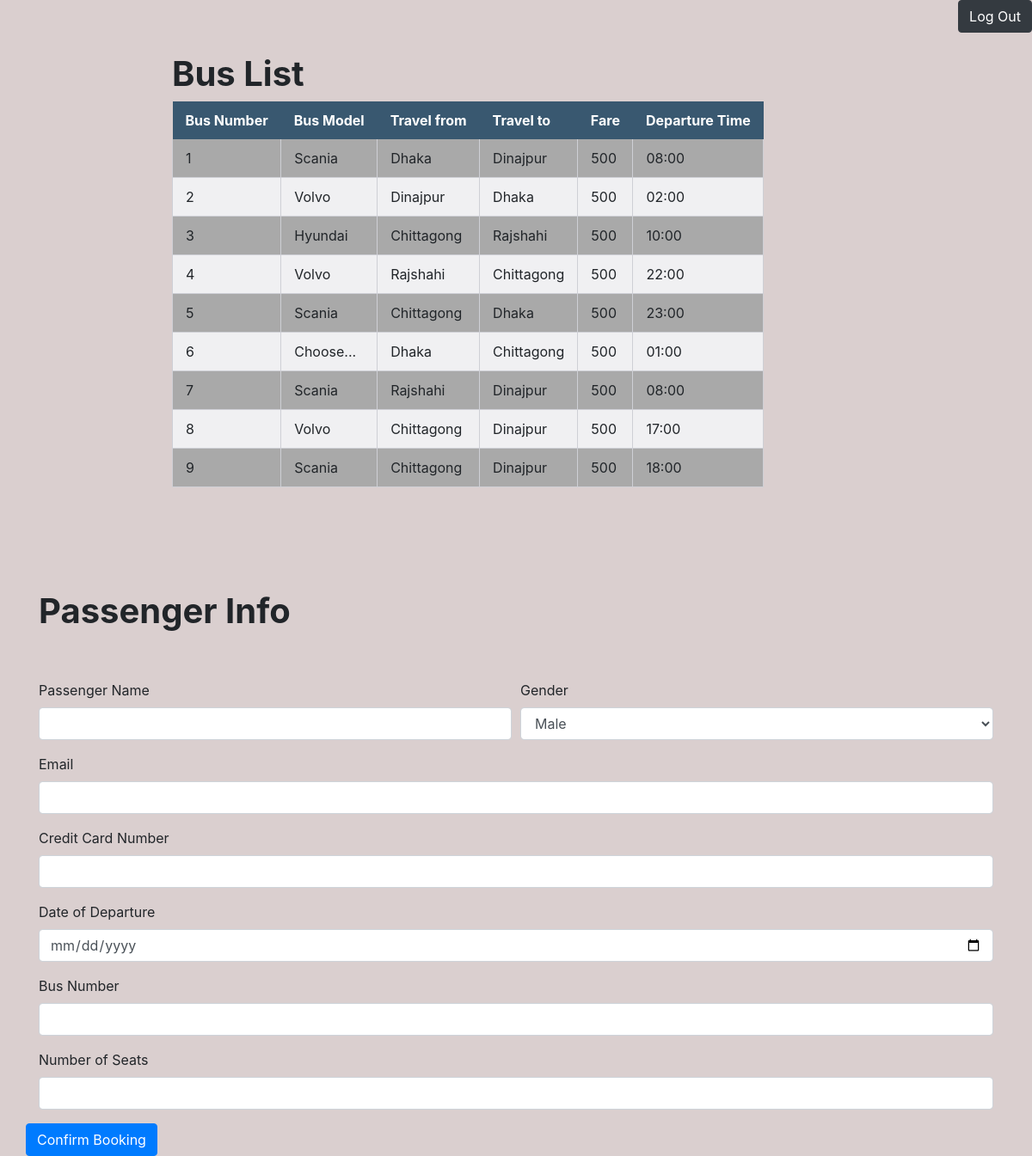
The page /form.php on the database its author committed.
### tables this page shows
CREATE TABLE `bus` (
  `busnumber` int(50) NOT NULL,
  `model` varchar(50) NOT NULL,
  `from` varchar(50) NOT NULL,
  `to` varchar(50) NOT NULL,
  `fare` int(50) NOT NULL,
  `time` varchar(50) NOT NULL
);

### form.php (the view, shortened to what this page needs)
<?php
$conn = mysqli_connect('localhost', 'root', '', 'project');
$sql2 = "SELECT * FROM bus";
$result2= mysqli_query($conn,$sql2);
?>
<!DOCTYPE html>
<html lang="en">
<head>
	<link rel = "stylesheet" href = "s.css">
    <link rel="stylesheet" href="https://stackpath.bootstrapcdn.com/bootstrap/4.5.2/css/bootstrap.min.css">
</head>
<body>
	<div align="right">
    	<a class="btn btn-dark" href="index.php">Log Out</a>
    </div>
	<table id="g">
		<h1 class="i"><strong>Bus List</strong></h1>
		<thead>
			<th>Bus Number</th>
			<th>Bus Model</th>
			<th>Travel from</th>
			<th>Travel to</th>
			<th>Fare</th>
			<th>Departure Time</th>
		</thead>
		<tbody>
			<?php while($row = mysqli_fetch_assoc($result2)){ ?>
				<tr>
					<td><?php echo $row['busnumber']?></td>
					<td><?php echo $row['model']?></td>
					<td><?php echo $row['from']?></td>
					<td><?php echo $row['to']?></td>
					<td><?php echo $row['fare']?></td>
					<td><?php echo $row['time']?></td>
				</tr>
			<?php } ?>
		</tbody>
	</table>
    <div class="container">
    	<h1><strong>Passenger Info</strong></h1>
    	<div class="row">
    		<div class="col-md-12">
				<form action="store.php" method="POST">
				  <div class="form-row">
				    <div class="form-group col-md-6">
				      <label for="name">Passenger Name</label>
				      <input type="text" class="form-control" id="name" name="name" required>
				    </div>
				    <div class="form-group  col-md-6">
				      <label for="gender">Gender</label>
				      <select type="text" class="form-control" id="gender" name="gender">
				      	<option>Male</option>
				      </select>
				    </div>
				  </div>
				  <div class="form-group">
				    <label for="email">Email</label>
				    <input type="text" class="form-control" id="email" name="email">
				  </div>
				  <div class="form-group">
				    <label for="cardnumber">Credit Card Number</label>
				    <input type="cardnumber" class="form-control" id="cardnumber" name="cardnumber">
				  </div>
				  <div class="form-group">
				    	<label for="date">Date of Departure</label>
     					<input type="date" name="date"  class="form-control" name="date" required>
     			  </div>
     			  <div class="form-group">
				      <label for="busnumber">Bus Number</label>
				      <input class="form-control" id="busnumber" name="bus">
				    </div>
				    <div class="form-group">
				      <label for="numberofseats">Number of Seats</label>
				      <input class="form-control" id="numberofseats" name="seat" >
				    </div>
				  </div>
				  <button type="submit" class="btn btn-primary" name="confirm" >Confirm Booking</button>
			</div>
		</div>
  </body>

### s.css (style rules this page uses)
table { border-collapse: separate; border-spacing: 0; }
th, td { padding: 10px 15px; }
thead { background: #395870; color: #fff; }
th { font-weight: bold; }
tbody tr:nth-child(even) { background: #f0f0f2; }
td { border-bottom: 1px solid #cecfd5; border-right: 1px solid #cecfd5; }
td:first-child { border-left: 1px solid #cecfd5; }

### form.php (style rules this page uses)
body { background-color:#dacfcf; }
tbody tr:nth-child(odd) { background:#A9A9A9; }
#g { margin-left:200px; }
.i { margin-left:200px; }

### rows shown on the page
bus: busnumber "1", model "Scania", from "Dhaka", to "Dinajpur", fare "500", time "08:00"
bus: busnumber "2", model "Volvo", from "Dinajpur", to "Dhaka", fare "500", time "02:00"
bus: busnumber "3", model "Hyundai", from "Chittagong", to "Rajshahi", fare "500", time "10:00"
bus: busnumber "4", model "Volvo", from "Rajshahi", to "Chittagong", fare "500", time "22:00"
bus: busnumber "5", model "Scania", from "Chittagong", to "Dhaka", fare "500", time "23:00"
bus: busnumber "6", model "Choose...", from "Dhaka", to "Chittagong", fare "500", time "01:00"
bus: busnumber "7", model "Scania", from "Rajshahi", to "Dinajpur", fare "500", time "08:00"
bus: busnumber "8", model "Volvo", from "Chittagong", to "Dinajpur", fare "500", time "17:00"
bus: busnumber "9", model "Scania", from "Chittagong", to "Dinajpur", fare "500", time "18:00"
